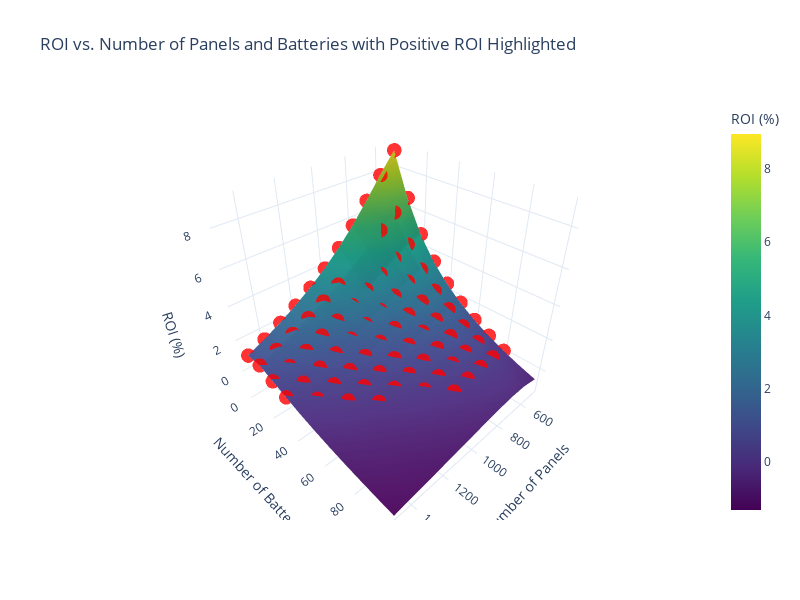

Here is the notebook cell this chart was saved with:
### Code cell
import plotly.graph_objects as go
import numpy as np

# Financial Parameters
panel_cost = 1220  # € per panel
battery_cost = 13000  # € per battery
energy_sold_price = 0.1208  # €/kWh
energy_purchased_price = 0.2713  # €/kWh
om_cost_panels_rate = 0.07  # 7%
om_cost_batteries_rate = 0.05  # 5%

# System Parameters
battery_capacity_per_unit = 57  # kWh per battery
converter_efficiency = 0.9  # 90% efficiency
initial_soc = 50  # 50% initial battery SOC

# Energy Demand
total_energy_demand = merged_data['Consumption_kWh'].sum()

# Define range of number of panels and batteries to analyze
panel_range = np.arange(500, 1501, 100)  # From 500 to 1500 panels in steps of 100
battery_range = np.arange(0, 101, 10)  # From 0 to 100 batteries in steps of 10

# Create a meshgrid for panels and batteries
panel_grid, battery_grid = np.meshgrid(panel_range, battery_range)
roi_grid = np.zeros_like(panel_grid, dtype=float)

# Store positive ROI scenarios
positive_roi_scenarios = []

# Loop through each combination of panels and batteries
for i in range(panel_grid.shape[0]):
    for j in range(panel_grid.shape[1]):
        num_panels = panel_grid[i, j]
        num_batteries = battery_grid[i, j]
        
        # Calculate annual PV production
        annual_pv_production = merged_data['PV_Production_kWh'].sum() * num_panels 
        
        # Initialize annual metrics
        annual_energy_supplied_pv_to_demand = 0
        annual_energy_discharged = 0
        annual_excess_energy = 0
        annual_soc = initial_soc  # Reset SOC for the year
        
        battery_capacity = battery_capacity_per_unit * num_batteries
        
        for timestamp, row in merged_data.iterrows():
            consumption = row['Consumption_kWh']
            pv_production = row['PV_Production_kWh'] * num_panels 

            # Energy supplied to demand
            energy_supplied = min(pv_production, consumption)
            annual_energy_supplied_pv_to_demand += energy_supplied

            # Excess and deficit handling
            excess = pv_production - energy_supplied
            deficit = consumption - energy_supplied
            
            if excess > 0 and num_batteries > 0 and annual_soc < 100:
                charge = min(excess * converter_efficiency, (100 - annual_soc) / 100 * battery_capacity)
                annual_soc += (charge / battery_capacity) * 100
                remaining_excess = excess - (charge / converter_efficiency)
                annual_excess_energy += max(remaining_excess, 0)
            
            if deficit > 0 and num_batteries > 0 and annual_soc > 20:
                discharge = min(deficit, (annual_soc - 20) / 100 * battery_capacity * converter_efficiency)
                annual_energy_discharged += discharge
                annual_soc -= (discharge / battery_capacity) * 100

        # Calculate Financial Metrics
        total_initial_investment = (panel_cost * num_panels) + (battery_cost * num_batteries)
        
        om_cost_panels = panel_cost * num_panels * om_cost_panels_rate
        om_cost_batteries = battery_cost * num_batteries * om_cost_batteries_rate
        total_om_cost = om_cost_panels + om_cost_batteries
        
        total_savings = annual_energy_supplied_pv_to_demand * energy_purchased_price
        revenue_surplus = annual_excess_energy * energy_sold_price
        
        net_savings = (total_savings + revenue_surplus) - total_om_cost
        
        # Calculate ROI
        roi = (net_savings / total_initial_investment) * 100 if total_initial_investment > 0 else 0
        roi_grid[i, j] = roi
        
        # Store positive ROI scenarios
        if roi > 0:
            positive_roi_scenarios.append((num_panels, num_batteries, roi))

# Print Positive ROI Scenarios
print("✅ **Positive ROI Scenarios:**")
for scenario in positive_roi_scenarios:
    print(f"Number of Panels: {scenario[0]}, Number of Batteries: {scenario[1]}, ROI: {scenario[2]:.2f}%")

# Create a 3D Surface Plot
fig = go.Figure()

# Surface plot for ROI
fig.add_trace(go.Surface(
    z=roi_grid,
    x=panel_grid,
    y=battery_grid,
    colorscale='Viridis',
    colorbar=dict(title="ROI (%)")
))

# Highlight Positive ROI Points
if positive_roi_scenarios:
    pos_x = [scenario[0] for scenario in positive_roi_scenarios]
    pos_y = [scenario[1] for scenario in positive_roi_scenarios]
    pos_z = [scenario[2] for scenario in positive_roi_scenarios]
    
    fig.add_trace(go.Scatter3d(
        x=pos_x,
        y=pos_y,
        z=pos_z,
        mode='markers',
        marker=dict(
            size=5,
            color='red',
            symbol='circle',
            opacity=0.8
        ),
        name='Positive ROI'
    ))

# Update Layout
fig.update_layout(
    title='ROI vs. Number of Panels and Batteries with Positive ROI Highlighted',
    scene=dict(
        xaxis_title='Number of Panels',
        yaxis_title='Number of Batteries',
        zaxis_title='ROI (%)'
    ),
    template='plotly_white',
    width=800,
    height=600
)

fig.show()

### Figure 1 — Plotly figure (JSON) as saved in the notebook; plotly's stock layout.template omitted (floating-point values rounded to 4 significant figures)
{"data": [{"colorbar": {"title": {"text": "ROI (%)"}}, "colorscale": [[0, "#440154"], [0.1111, "#482878"], [0.2222, "#3e4989"], [0.3333, "#31688e"], [0.4444, "#26828e"], [0.5556, "#1f9e89"], [0.6667, "#35b779"], [0.7778, "#6ece58"], [0.8889, "#b5de2b"], [1, "#fde725"]], "type": "surface", "x": [[500, 600, 700, 800, 900, 1000, 1100, 1200, 1300, 1400, 1500], [500, 600, 700, 800, 900, 1000, 1100, 1200, 1300, 1400, 1500], [500, 600, 700, 800, 900, 1000, 1100, 1200, 1300, 1400, 1500], [500, 600, 700, 800, 900, 1000, 1100, 1200, 1300, 1400, 1500], [500, 600, 700, 800, 900, 1000, 1100, 1200, 1300, 1400, 1500], [500, 600, 700, 800, 900, 1000, 1100, 1200, 1300, 1400, 1500], [500, 600, 700, 800, 900, 1000, 1100, 1200, 1300, 1400, 1500], [500, 600, 700, 800, 900, 1000, 1100, 1200, 1300, 1400, 1500], [500, 600, 700, 800, 900, 1000, 1100, 1200, 1300, 1400, 1500], [500, 600, 700, 800, 900, 1000, 1100, 1200, 1300, 1400, 1500], [500, 600, 700, 800, 900, 1000, 1100, 1200, 1300, 1400, 1500]], "y": [[0, 0, 0, 0, 0, 0, 0, 0, 0, 0, 0], [10, 10, 10, 10, 10, 10, 10, 10, 10, 10, 10], [20, 20, 20, 20, 20, 20, 20, 20, 20, 20, 20], [30, 30, 30, 30, 30, 30, 30, 30, 30, 30, 30], [40, 40, 40, 40, 40, 40, 40, 40, 40, 40, 40], [50, 50, 50, 50, 50, 50, 50, 50, 50, 50, 50], [60, 60, 60, 60, 60, 60, 60, 60, 60, 60, 60], [70, 70, 70, 70, 70, 70, 70, 70, 70, 70, 70], [80, 80, 80, 80, 80, 80, 80, 80, 80, 80, 80], [90, 90, 90, 90, 90, 90, 90, 90, 90, 90, 90], [100, 100, 100, 100, 100, 100, 100, 100, 100, 100, 100]], "z": [[8.954, 7.881, 6.756, 5.689, 4.746, 3.921, 3.198, 2.564, 2.006, 1.505, 1.057], [6.613, 6.105, 5.409, 4.674, 4.006, 3.388, 2.832, 2.304, 1.854, 1.426, 1.048], [4.812, 4.569, 4.129, 3.59, 3.07, 2.616, 2.145, 1.747, 1.362, 1.017, 0.6861], [3.512, 3.422, 3.109, 2.712, 2.289, 1.925, 1.548, 1.204, 0.908, 0.5932, 0.3411], [2.532, 2.533, 2.32, 2.014, 1.675, 1.349, 1.037, 0.757, 0.4866, 0.2475, -0.00418], [1.755, 1.823, 1.679, 1.433, 1.156, 0.8866, 0.6128, 0.3673, 0.1358, -0.06318, -0.2939], [1.123, 1.236, 1.146, 0.9499, 0.7182, 0.4971, 0.2571, 0.03765, -0.1615, -0.3364, -0.5468], [0.5998, 0.7425, 0.692, 0.5352, 0.3422, 0.1492, -0.05702, -0.2475, -0.4243, -0.5801, -0.7722], [0.1586, 0.3212, 0.3006, 0.179, 0.01461, -0.1566, -0.3284, -0.4988, -0.6605, -0.7978, -0.9678], [-0.2182, -0.04249, -0.03988, -0.1358, -0.278, -0.428, -0.5763, -0.721, -0.8699, -0.9925, -1.147], [-0.5436, -0.3597, -0.3392, -0.416, -0.5323, -0.6662, -0.8003, -0.9251, -1.058, -1.171, -1.305]]}, {"marker": {"color": "red", "opacity": 0.8, "size": 5, "symbol": "circle"}, "mode": "markers", "name": "Positive ROI", "type": "scatter3d", "x": [500, 600, 700, 800, 900, 1000, 1100, 1200, 1300, 1400, 1500, 500, 600, 700, 800, 900, 1000, 1100, 1200, 1300, 1400, 1500, 500, 600, 700, 800, 900, 1000, 1100, 1200, 1300, 1400, 1500, 500, 600, 700, 800, 900, 1000, 1100, 1200, 1300, 1400, 1500, 500, 600, 700, 800, 900, 1000, 1100, 1200, 1300, 1400, 500, 600, 700, 800, 900, 1000, 1100, 1200, 1300, 500, 600, 700, 800, 900, 1000, 1100, 1200, 500, 600, 700, 800, 900, 1000, 500, 600, 700, 800, 900], "y": [0, 0, 0, 0, 0, 0, 0, 0, 0, 0, 0, 10, 10, 10, 10, 10, 10, 10, 10, 10, 10, 10, 20, 20, 20, 20, 20, 20, 20, 20, 20, 20, 20, 30, 30, 30, 30, 30, 30, 30, 30, 30, 30, 30, 40, 40, 40, 40, 40, 40, 40, 40, 40, 40, 50, 50, 50, 50, 50, 50, 50, 50, 50, 60, 60, 60, 60, 60, 60, 60, 60, 70, 70, 70, 70, 70, 70, 80, 80, 80, 80, 80], "z": [8.954, 7.881, 6.756, 5.689, 4.746, 3.921, 3.198, 2.564, 2.006, 1.505, 1.057, 6.613, 6.105, 5.409, 4.674, 4.006, 3.388, 2.832, 2.304, 1.854, 1.426, 1.048, 4.812, 4.569, 4.129, 3.59, 3.07, 2.616, 2.145, 1.747, 1.362, 1.017, 0.6861, 3.512, 3.422, 3.109, 2.712, 2.289, 1.925, 1.548, 1.204, 0.908, 0.5932, 0.3411, 2.532, 2.533, 2.32, 2.014, 1.675, 1.349, 1.037, 0.757, 0.4866, 0.2475, 1.755, 1.823, 1.679, 1.433, 1.156, 0.8866, 0.6128, 0.3673, 0.1358, 1.123, 1.236, 1.146, 0.9499, 0.7182, 0.4971, 0.2571, 0.03765, 0.5998, 0.7425, 0.692, 0.5352, 0.3422, 0.1492, 0.1586, 0.3212, 0.3006, 0.179, 0.01461]}], "layout": {"height": 600, "scene": {"xaxis": {"title": {"text": "Number of Panels"}}, "yaxis": {"title": {"text": "Number of Batteries"}}, "zaxis": {"title": {"text": "ROI (%)"}}}, "title": {"text": "ROI vs. Number of Panels and Batteries with Positive ROI Highlighted"}, "width": 800}}
